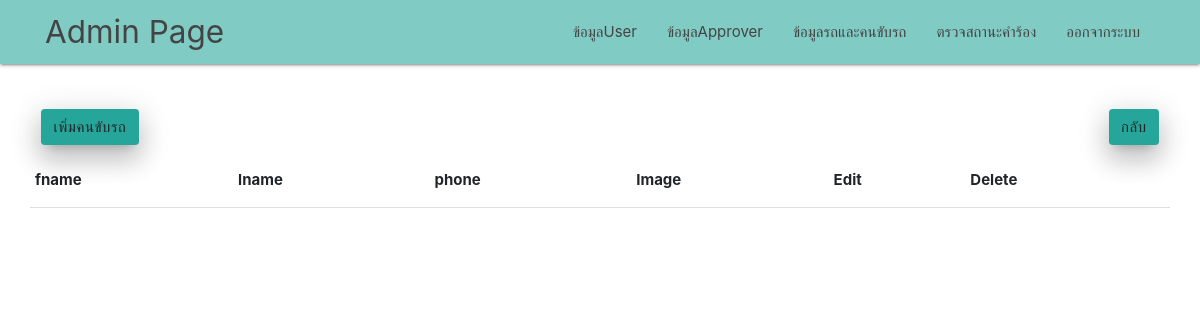
Before: /admin/show_driver.php (signed in) with the older database file.
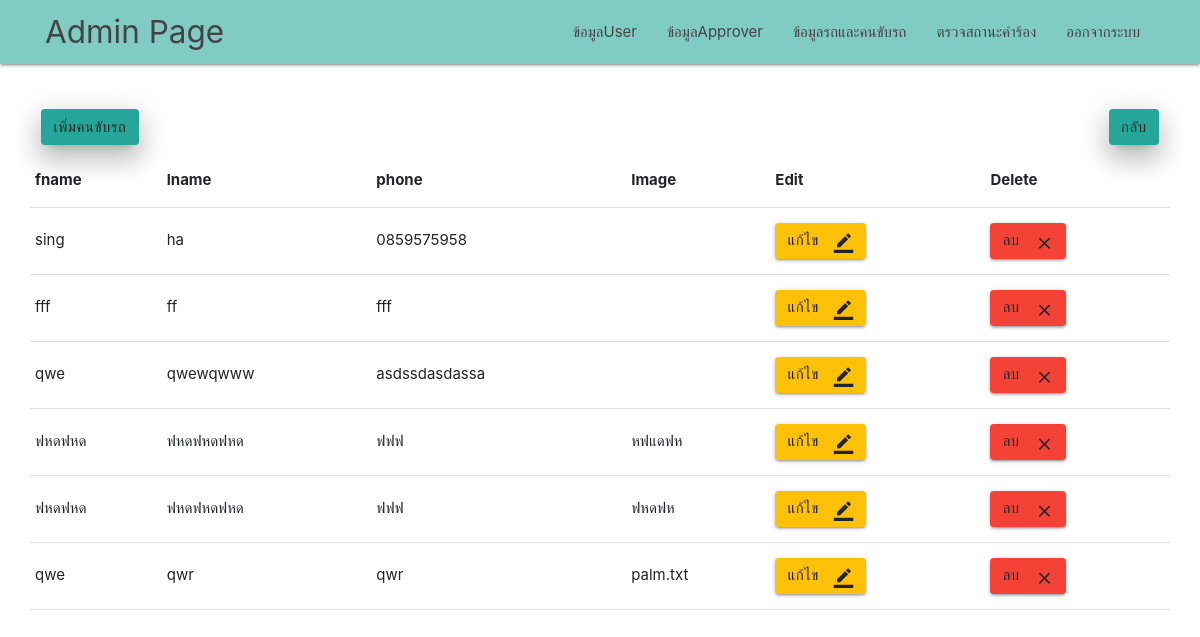
After: the same page with the newer database file.
### tables this page shows
CREATE TABLE `driver` (
  `id` int(255) NOT NULL,
  `user_id` varchar(255) NOT NULL,
  `image` text NOT NULL
);

CREATE TABLE `user` (
  `id` varchar(255) NOT NULL,
  `password` text NOT NULL,
  `fname` text NOT NULL,
  `lname` text NOT NULL,
  `role` text NOT NULL,
  `email` text NOT NULL,
  `phone` text NOT NULL,
  `rank` text NOT NULL,
  `department` text NOT NULL
);

### admin/show_driver.php (the view, shortened to what this page needs)
<?php
require './../server.php';
$sql = "SELECT fname,lname,phone,user.id,image FROM user,driver WHERE user.role = 'driver' AND user.id = driver.user_id";
$result = mysqli_query($connect, $sql);
?>
<!DOCTYPE html>
<html lang="en">
<head>
    <link href="../css/materialize.css" type="text/css" rel="stylesheet" media="screen,projection" />
    <link href="../css/style.css" type="text/css" rel="stylesheet" media="screen,projection" />
    <link rel="stylesheet" href="https://stackpath.bootstrapcdn.com/bootstrap/4.3.1/css/bootstrap.min.css">
</head>
<body>
    <nav class="teal lighten-3" role="navigation">
        <div class="nav-wrapper container">
            <a id="logo-container" href="admin_page.php" class="brand-logo">Admin Page</a>
            <ul class="right hide-on-med-and-down">
                <li><a href="show_user.php">ข้อมูลUser</a></li>
                <li><a href="show_approver.php">ข้อมูลApprover</a></li>
                <li><a href="show_driver_car.php">ข้อมูลรถและคนขับรถ</a></li>
                <li><a href="#">ตรวจสถานะคำร้อง</a></li>
                <li><a href="../login.php">ออกจากระบบ</a></li>
            </ul>
        </div>
    </nav>
    <div class="container">
        <div class="row">
            <div class="col 6">
                <br><br>
                <div style="text-align:left">
                    <a href="add_driver.php" class="btn waves-effect waves-light teal lighten-1 z-depth-4">เพิ่มคนขับรถ</a>
                </div>
            </div>
            <div class="col 6">
                <br><br>
                <div style="text-align:right">
                    <a href="admin_page.php" class="btn waves-effect waves-light teal lighten-1 z-depth-4">กลับ</a>
                </div>
            </div>
            <br><br><br><br>
            <table class="responsive-table">
                <thead>
                    <tr>
                        <th>fname</th>
                        <th>lname</th>
                        <th>phone</th>
                        <th>Image</th>
                        <th>Edit</th>
                        <th>Delete</th>
                    </tr>
                </thead>
                <tbody>
                    <?php while ($row = mysqli_fetch_array($result)) {  ?>
                        <tr>
                            <td><?php echo $row['fname'] ?></td>
                            <td><?php echo $row['lname'] ?></td>
                            <td><?php echo $row['phone'] ?></td>
                            <td><?php echo $row['image'] ?></td>
                            <td>
                            <a href="edit_driver.php?user=<?php echo base64_encode($row['id']) ?>&?!@#^!=<?php echo base64_encode("ASFEBHRWHRYNRaefgqwm98456") ?>">
                                    <button type="submit" form="ee" class="btn amber darken-4-effect amber darken-4-light">แก้ไข
                                        <i class="material-icons right">border_color</i>
                                    </button>
                                </a>
                            </td>
                            <td>
                                <a>
                                    <button id="lob" type="submit" form="ee" class="btn red accent-4-effect red accent-4-light">ลบ
                                        <i class="material-icons right">close</i>
                                    </button>
                                </a>
                            </td>
                        </tr>
                    <?php } ?>
                </tbody>
            </table>
        </div>
    </div>
</body>
</html>

### css/style.css (style rules this page uses)
nav ul a, nav .brand-logo { color: #444; }

Changed rows visible on the page:
added driver: user.fname "sing", user.lname "ha", user.phone "0859575958"
added driver: user.fname "fff", user.lname "ff", user.phone "fff"
added driver: user.fname "qwe", user.lname "qwewqwww", user.phone "asdssdasdassa"
added driver: user.fname "ฟหดฟหด", user.lname "ฟหดฟหดฟหด", user.phone "ฟฟฟ", image "หฟแดฟห"
added driver: user.fname "ฟหดฟหด", user.lname "ฟหดฟหดฟหด", user.phone "ฟฟฟ", image "ฟหดฟห"
added driver: user.fname "qwe", user.lname "qwr", user.phone "qwr", image "palm.txt"
